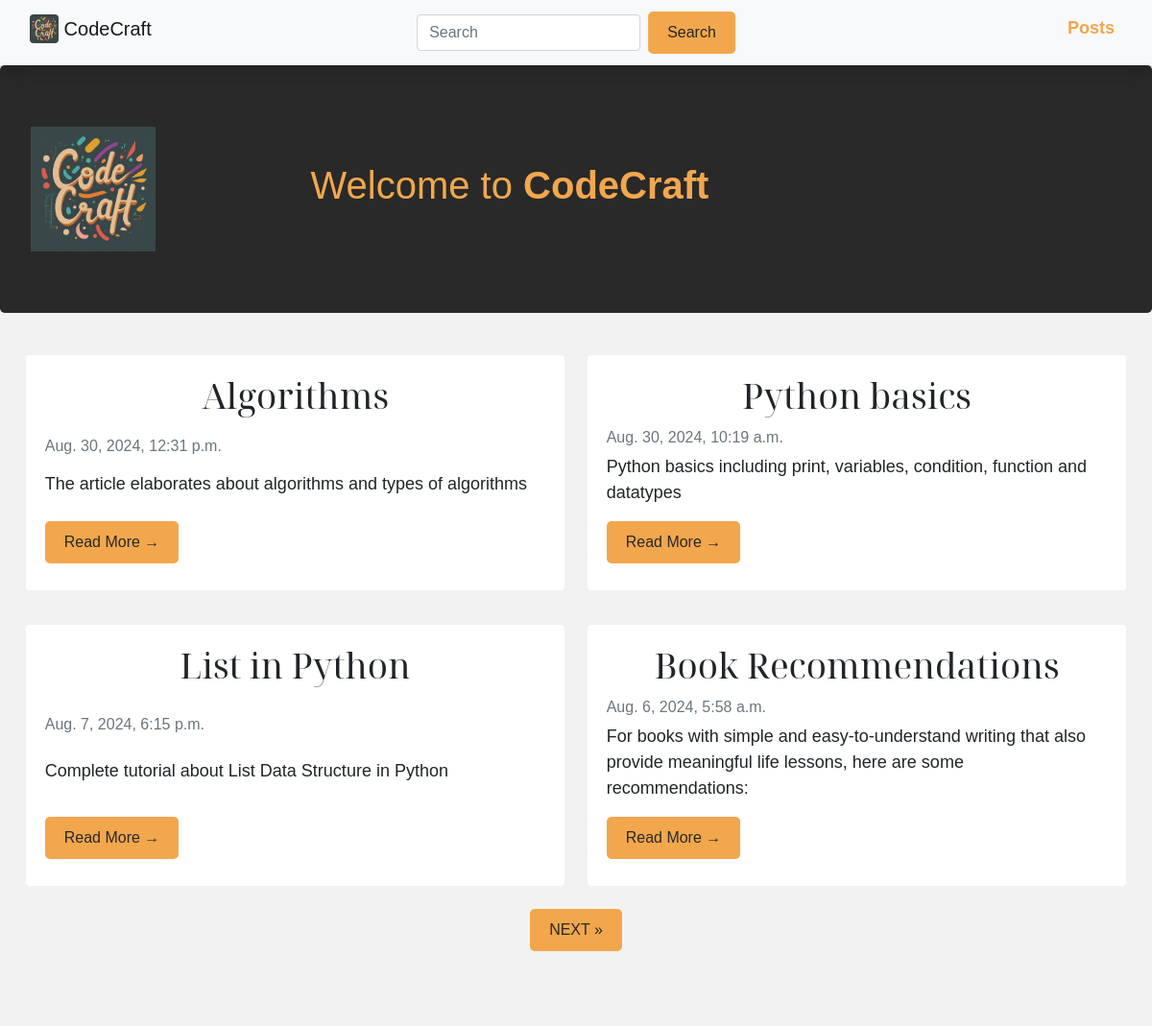
The app's page / (upper part), older data.
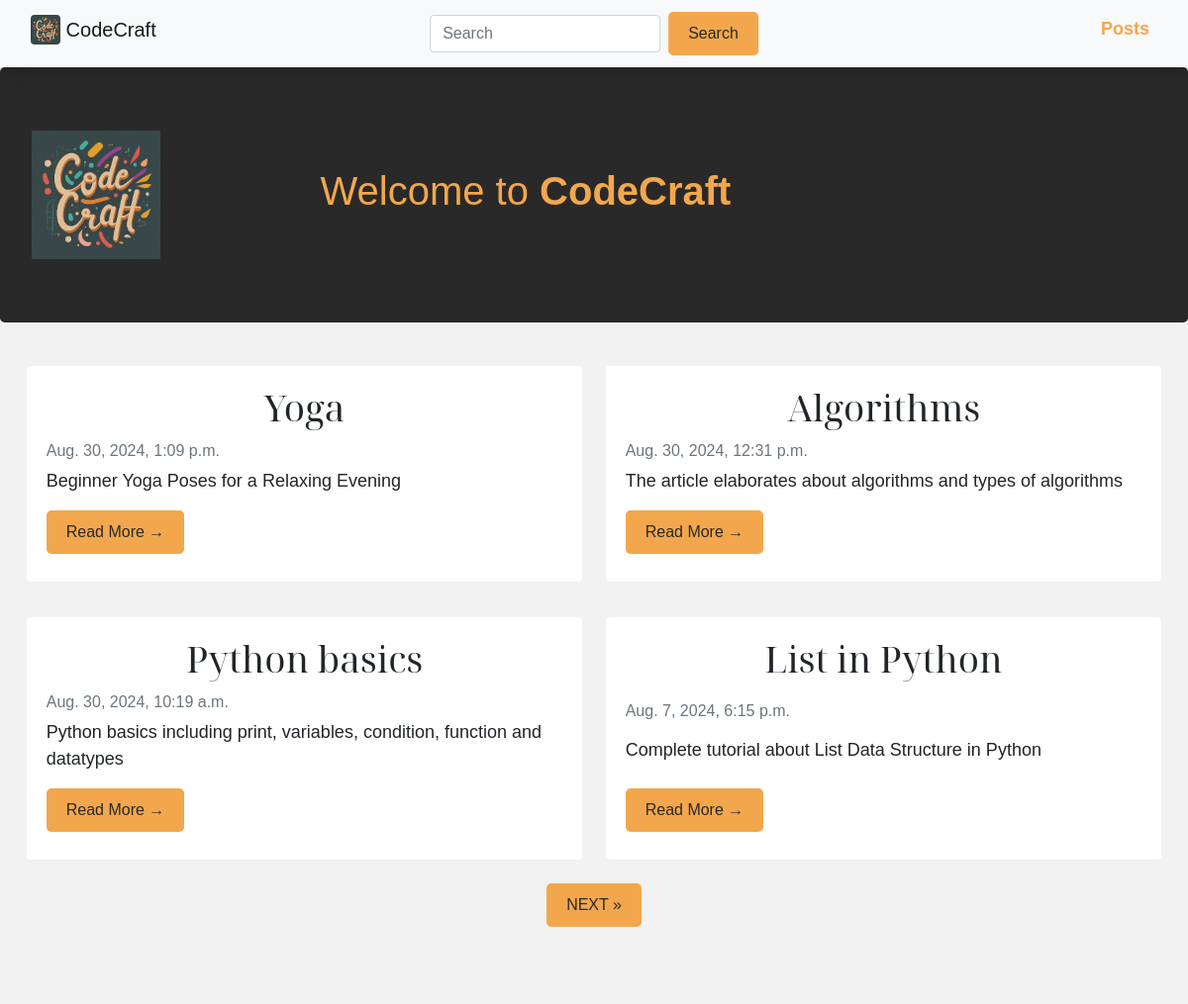
The same page, newer data.
### blog/models.py (models this page shows, shortened)
class Post(models.Model):
	title = models.CharField(max_length=200, unique=True)
	slug = models.SlugField(max_length=300, unique=True)
	author = models.ForeignKey(User, on_delete= models.CASCADE)
	updated_on = models.DateTimeField(auto_now= True)
	created_on = models.DateTimeField()
	content = RichTextUploadingField()
	metades = models.CharField(max_length=200, default="new post")
	status = models.IntegerField(choices=STATUS, default=0)
	image = models.ImageField(upload_to='images/', null=True, blank=True)
	class Meta:
		ordering = ['-created_on']

### blog/views.py (the view)
# urls.py: path('', HomeView.as_view(), name='posts'),
class HomeView(generic.ListView):
    queryset = Post.objects.filter(status=1).order_by('-created_on')
    template_name = 'home.html'
    paginate_by = 4

### blog/templates/home.html (shortened to what this page needs)
{% extends "base.html" %}  {% block content %}
<header class="jumbotron" style="background-color: #292929; color: #f2a74d">
  <div class="container">
    <div class="row align-items-center">
      <div class="col-md-3">
        <img
          src="/media/images/CodeCraftLogo1.jpeg"
          width="130px"
          height="130px"
          alt="CodeCraft Logo"
          class="img-fluid"
          loading="lazy"
        />
      </div>
      <div class="col-md-9">
        <p class="h1">Welcome to <strong>CodeCraft</strong></p>
      </div>
    </div>
  </div>
</header>
<div class="container" id="blogposts">
  <div class="row">
    <div class="d-flex flex-wrap justify-content-center">
      {% for post in object_list %}
      <div class="shadow-none card mb-4" id="newsfeed">
        <div class="card-body">
          <h3 class="card-title">{{ post.title }}</h3>
          <p class="card-text text-muted h6">
            {{ post.created_on }}
          </p>
          <p class="card-text">{{ post.metades }}</p>
          <span>
            <a href="{% url 'post_detail' post.slug %}" class="btn btn-custom"
              >Read More →</a
            >
          </span>
        </div>
      </div>
      {% endfor %}
    </div>
  </div>
</div>
{% comment %} pagination {% endcomment %} {% if is_paginated %}
<ul class="pagination justify-content-center">
   {% if page_obj.has_next %}
  <li>
    <a
      href="?page={{ page_obj.next_page_number }}"
      class="btn btn-custom"
      style="font-family: sans-serif"
      >NEXT »</a
    >
  </li>
  {% endif %}
</ul>
{% endif %} {% endblock %}

Row changes from the older to the newer data that the page shows:
no longer on this page (row unchanged): Post: title "Book Recommendations", created_on "Aug. 6, 2024, 5:58 a.m.", metades "For books with simple and easy-to-understand writing that also provide meaningful life lessons, here are some recommendations:"
added Post: title "Yoga", created_on "Aug. 30, 2024, 1:09 p.m.", metades "Beginner Yoga Poses for a Relaxing Evening"
